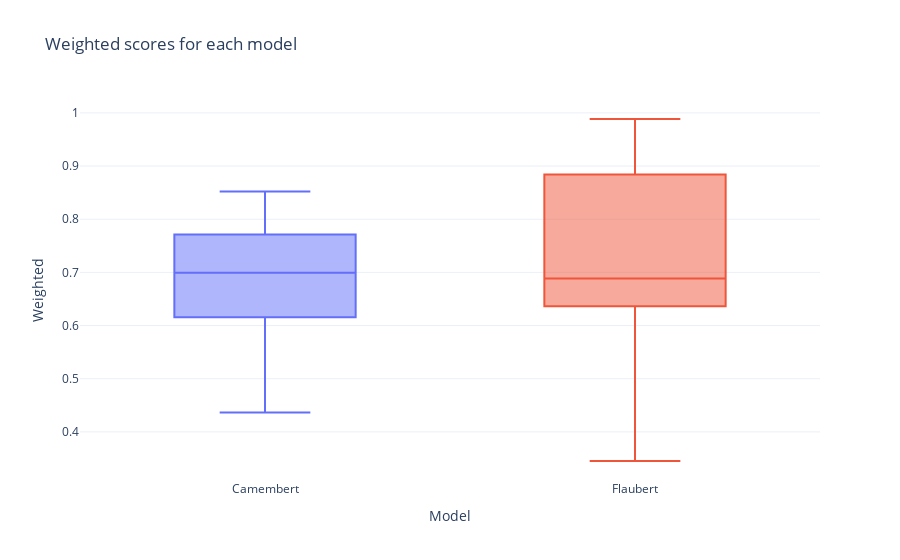
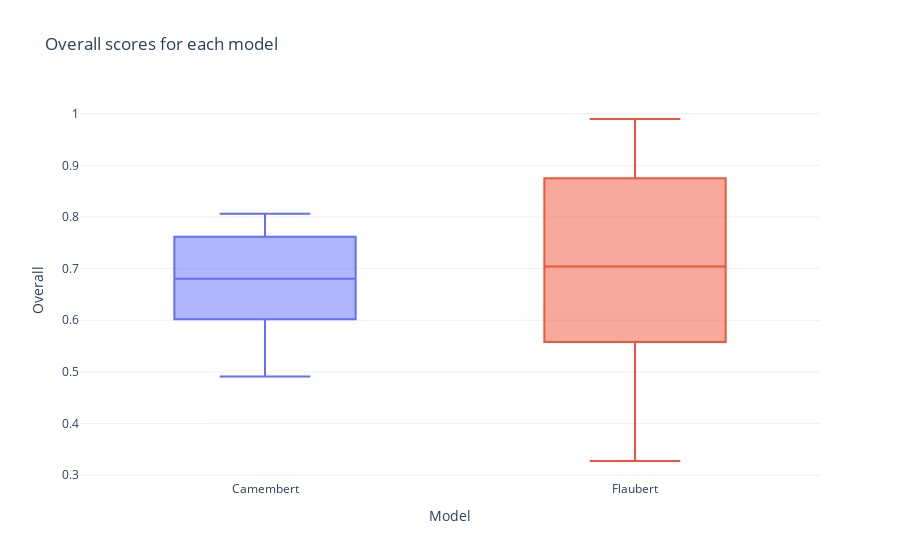
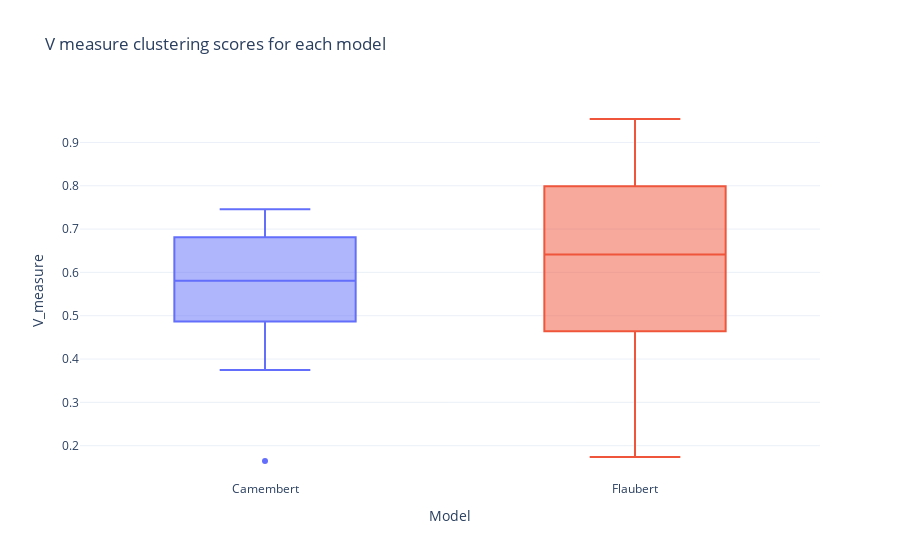
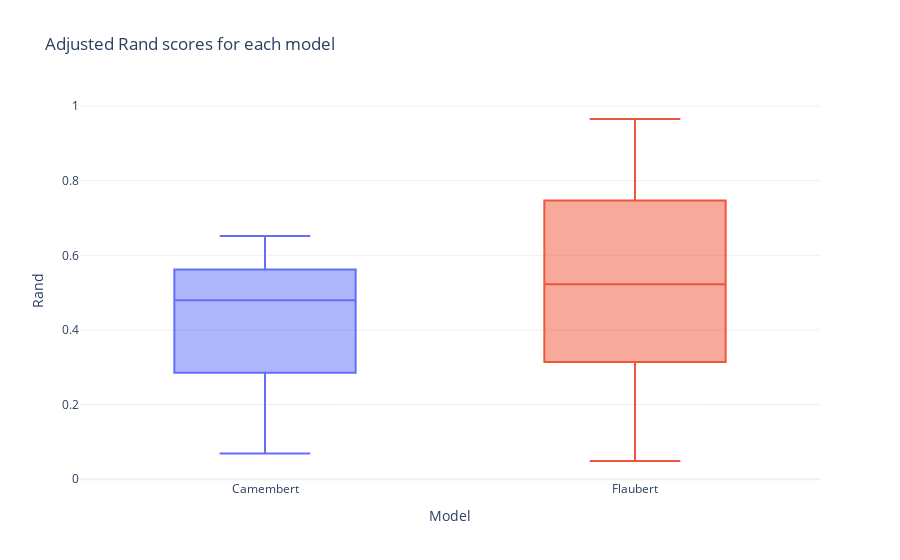

The code cell stored with these charts, in order, in its notebook:
### Code cell
# We will make boxplots for the weighted scores of each word
fig_weighted = px.box(df, x="Model" ,y="Weighted", color="Model", title="Weighted scores for each model", template="plotly_white")
fig_weighted.update(layout_showlegend=False)
fig_weighted.show()

fig_overall = px.box(df, x="Model" ,y="Overall", color="Model", title="Overall scores for each model", template="plotly_white")
fig_overall.update(layout_showlegend=False)
fig_overall.show()

fig_v_measure = px.box(df, x="Model" ,y="V_measure", color="Model", title="V measure clustering scores for each model", template="plotly_white")
fig_v_measure.update(layout_showlegend=False)
fig_v_measure.show()

fig_rand = px.box(df, x="Model" ,y="Rand", color="Model", title="Adjusted Rand scores for each model", template="plotly_white")
fig_rand.update(layout_showlegend=False)
fig_rand.show()

fig_F1 = px.box(df, x="Model" ,y="F1", color="Model", title="F1 scores for each model", template="plotly_white")
fig_F1.update(layout_showlegend=False)
fig_F1.show()

### Figure 1 — Plotly figure (JSON) as saved in the notebook; plotly's stock layout.template omitted (floating-point values rounded to 4 significant figures)
{"data": [{"alignmentgroup": "True", "hovertemplate": "Model=%{x}<br>Weighted=%{y}<extra></extra>", "legendgroup": "Camembert", "marker": {"color": "#636efa"}, "name": "Camembert", "notched": false, "offsetgroup": "Camembert", "orientation": "v", "showlegend": true, "x": ["Camembert", "Camembert", "Camembert", "Camembert", "Camembert", "Camembert", "Camembert", "Camembert", "Camembert", "Camembert", "Camembert", "Camembert", "Camembert", "Camembert"], "x0": " ", "xaxis": "x", "y": [0.8214, 0.852, 0.5, 0.4363, 0.7711, 0.7635, 0.6158, 0.5103, 0.8446, 0.6899, 0.7583, 0.6797, 0.7087, 0.6876], "y0": " ", "yaxis": "y", "type": "box"}, {"alignmentgroup": "True", "hovertemplate": "Model=%{x}<br>Weighted=%{y}<extra></extra>", "legendgroup": "Flaubert", "marker": {"color": "#EF553B"}, "name": "Flaubert", "notched": false, "offsetgroup": "Flaubert", "orientation": "v", "showlegend": true, "x": ["Flaubert", "Flaubert", "Flaubert", "Flaubert", "Flaubert", "Flaubert", "Flaubert", "Flaubert", "Flaubert", "Flaubert", "Flaubert", "Flaubert", "Flaubert", "Flaubert"], "x0": " ", "xaxis": "x", "y": [0.8839, 0.9885, 0.4691, 0.6667, 0.9149, 0.6363, 0.5423, 0.3452, 0.6495, 0.7881, 0.925, 0.7375, 0.6366, 0.71], "y0": " ", "yaxis": "y", "type": "box"}], "layout": {"xaxis": {"anchor": "y", "domain": [0.0, 1.0], "title": {"text": "Model"}, "categoryorder": "array", "categoryarray": ["Camembert", "Flaubert"]}, "yaxis": {"anchor": "x", "domain": [0.0, 1.0], "title": {"text": "Weighted"}}, "legend": {"title": {"text": "Model"}, "tracegroupgap": 0}, "title": {"text": "Weighted scores for each model"}, "boxmode": "overlay", "showlegend": false}}

### Figure 2 — Plotly figure (JSON) as saved in the notebook; plotly's stock layout.template omitted (floating-point values rounded to 4 significant figures)
{"data": [{"alignmentgroup": "True", "hovertemplate": "Model=%{x}<br>Overall=%{y}<extra></extra>", "legendgroup": "Camembert", "marker": {"color": "#636efa"}, "name": "Camembert", "notched": false, "offsetgroup": "Camembert", "orientation": "v", "showlegend": true, "x": ["Camembert", "Camembert", "Camembert", "Camembert", "Camembert", "Camembert", "Camembert", "Camembert", "Camembert", "Camembert", "Camembert", "Camembert", "Camembert", "Camembert"], "x0": " ", "xaxis": "x", "y": [0.7619, 0.8061, 0.6019, 0.525, 0.7812, 0.7561, 0.5294, 0.4909, 0.7788, 0.7568, 0.6588, 0.6745, 0.6837, 0.677], "y0": " ", "yaxis": "y", "type": "box"}, {"alignmentgroup": "True", "hovertemplate": "Model=%{x}<br>Overall=%{y}<extra></extra>", "legendgroup": "Flaubert", "marker": {"color": "#EF553B"}, "name": "Flaubert", "notched": false, "offsetgroup": "Flaubert", "orientation": "v", "showlegend": true, "x": ["Flaubert", "Flaubert", "Flaubert", "Flaubert", "Flaubert", "Flaubert", "Flaubert", "Flaubert", "Flaubert", "Flaubert", "Flaubert", "Flaubert", "Flaubert", "Flaubert"], "x0": " ", "xaxis": "x", "y": [0.9048, 0.9898, 0.5534, 0.8125, 0.875, 0.6667, 0.4706, 0.3273, 0.5577, 0.7027, 0.8941, 0.7493, 0.5867, 0.705], "y0": " ", "yaxis": "y", "type": "box"}], "layout": {"xaxis": {"anchor": "y", "domain": [0.0, 1.0], "title": {"text": "Model"}, "categoryorder": "array", "categoryarray": ["Camembert", "Flaubert"]}, "yaxis": {"anchor": "x", "domain": [0.0, 1.0], "title": {"text": "Overall"}}, "legend": {"title": {"text": "Model"}, "tracegroupgap": 0}, "title": {"text": "Overall scores for each model"}, "boxmode": "overlay", "showlegend": false}}

### Figure 3 — Plotly figure (JSON) as saved in the notebook; plotly's stock layout.template omitted (floating-point values rounded to 4 significant figures)
{"data": [{"alignmentgroup": "True", "hovertemplate": "Model=%{x}<br>V_measure=%{y}<extra></extra>", "legendgroup": "Camembert", "marker": {"color": "#636efa"}, "name": "Camembert", "notched": false, "offsetgroup": "Camembert", "orientation": "v", "showlegend": true, "x": ["Camembert", "Camembert", "Camembert", "Camembert", "Camembert", "Camembert", "Camembert", "Camembert", "Camembert", "Camembert", "Camembert", "Camembert", "Camembert", "Camembert"], "x0": " ", "xaxis": "x", "y": [0.7455, 0.7399, 0.3746, 0.1647, 0.625, 0.584, 0.4864, 0.4257, 0.681, 0.6478, 0.7125, 0.5569, 0.5772, 0.5625], "y0": " ", "yaxis": "y", "type": "box"}, {"alignmentgroup": "True", "hovertemplate": "Model=%{x}<br>V_measure=%{y}<extra></extra>", "legendgroup": "Flaubert", "marker": {"color": "#EF553B"}, "name": "Flaubert", "notched": false, "offsetgroup": "Flaubert", "orientation": "v", "showlegend": true, "x": ["Flaubert", "Flaubert", "Flaubert", "Flaubert", "Flaubert", "Flaubert", "Flaubert", "Flaubert", "Flaubert", "Flaubert", "Flaubert", "Flaubert", "Flaubert", "Flaubert"], "x0": " ", "xaxis": "x", "y": [0.7021, 0.9541, 0.3606, 0.7989, 0.8819, 0.4644, 0.5396, 0.3492, 0.1738, 0.7256, 0.8024, 0.6685, 0.4683, 0.6139], "y0": " ", "yaxis": "y", "type": "box"}], "layout": {"xaxis": {"anchor": "y", "domain": [0.0, 1.0], "title": {"text": "Model"}, "categoryorder": "array", "categoryarray": ["Camembert", "Flaubert"]}, "yaxis": {"anchor": "x", "domain": [0.0, 1.0], "title": {"text": "V_measure"}}, "legend": {"title": {"text": "Model"}, "tracegroupgap": 0}, "title": {"text": "V measure clustering scores for each model"}, "boxmode": "overlay", "showlegend": false}}

### Figure 4 — Plotly figure (JSON) as saved in the notebook; plotly's stock layout.template omitted (floating-point values rounded to 4 significant figures)
{"data": [{"alignmentgroup": "True", "hovertemplate": "Model=%{x}<br>Rand=%{y}<extra></extra>", "legendgroup": "Camembert", "marker": {"color": "#636efa"}, "name": "Camembert", "notched": false, "offsetgroup": "Camembert", "orientation": "v", "showlegend": true, "x": ["Camembert", "Camembert", "Camembert", "Camembert", "Camembert", "Camembert", "Camembert", "Camembert", "Camembert", "Camembert", "Camembert", "Camembert", "Camembert", "Camembert"], "x0": " ", "xaxis": "x", "y": [0.5995, 0.6518, 0.2236, 0.06919, 0.6348, 0.4898, 0.2854, 0.2095, 0.5623, 0.5131, 0.5226, 0.4194, 0.4689, 0.4329], "y0": " ", "yaxis": "y", "type": "box"}, {"alignmentgroup": "True", "hovertemplate": "Model=%{x}<br>Rand=%{y}<extra></extra>", "legendgroup": "Flaubert", "marker": {"color": "#EF553B"}, "name": "Flaubert", "notched": false, "offsetgroup": "Flaubert", "orientation": "v", "showlegend": true, "x": ["Flaubert", "Flaubert", "Flaubert", "Flaubert", "Flaubert", "Flaubert", "Flaubert", "Flaubert", "Flaubert", "Flaubert", "Flaubert", "Flaubert", "Flaubert", "Flaubert"], "x0": " ", "xaxis": "x", "y": [0.8036, 0.9654, 0.2009, 0.7337, 0.791, 0.4259, 0.3142, 0.1167, 0.04878, 0.5295, 0.7468, 0.59, 0.3188, 0.5161], "y0": " ", "yaxis": "y", "type": "box"}], "layout": {"xaxis": {"anchor": "y", "domain": [0.0, 1.0], "title": {"text": "Model"}, "categoryorder": "array", "categoryarray": ["Camembert", "Flaubert"]}, "yaxis": {"anchor": "x", "domain": [0.0, 1.0], "title": {"text": "Rand"}}, "legend": {"title": {"text": "Model"}, "tracegroupgap": 0}, "title": {"text": "Adjusted Rand scores for each model"}, "boxmode": "overlay", "showlegend": false}}
